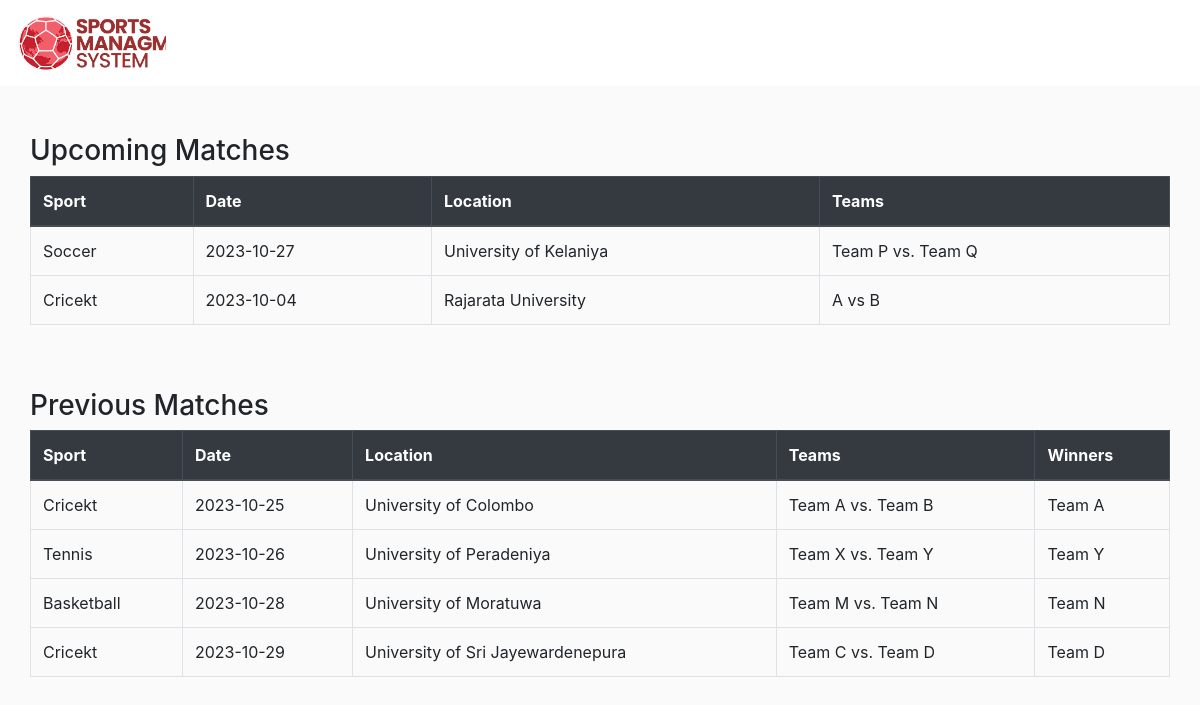
Page /Update/Sports/view_matches.php on the committed database.
### tables this page shows
CREATE TABLE `sports` (
  `SportID` int(11) NOT NULL,
  `SportName` varchar(100) NOT NULL,
  `Description` text DEFAULT NULL
);

CREATE TABLE `matches` (
  `MatchID` int(11) NOT NULL,
  `SportID` int(11) DEFAULT NULL,
  `Date` date DEFAULT NULL,
  `Location` varchar(255) DEFAULT NULL,
  `Teams` varchar(255) DEFAULT NULL,
  `Winners` varchar(255) DEFAULT NULL
);

### Update/Sports/view_matches.php (the view, shortened to what this page needs)
<!DOCTYPE html>
<html lang="en">
<head>
    <link rel="stylesheet" href="assets/css/home.css">
    <link rel="stylesheet" href="assets/css/style.css">
    <link rel="stylesheet" href="assets/css/features.css">
    <link rel="stylesheet" href="https://cdn.jsdelivr.net/npm/bootstrap@4.6.2/dist/css/bootstrap.min.css">
</head>
<body>
    <header>
        <nav class="navbar navbar-expand-md navbar-light">
            <a class="navbar-brand" href="index.php">
                <div class="logo"></div>
            </a>
        </nav>
    </header>
    <div class="container d-flex flex-column align-items-start">
        <?php
        include 'db_config.php';
        $matchesQuery = "SELECT matches.Date, matches.Location, matches.Teams, matches.Winners, sports.SportName
                    FROM matches
                    INNER JOIN sports ON matches.SportID = sports.SportID";
        $matchesResult = $conn->query($matchesQuery);
        $upcomingMatchesTable = '
            <div class="container">
                <h3 class="mt-5">Upcoming Matches</h3>
                <table class="table table-bordered table-hover">
                    <thead class="thead-dark">
                        <tr>
                            <th>Sport</th>
                            <th>Date</th>
                            <th>Location</th>
                            <th>Teams</th>
                        </tr>
                    </thead>';
        $previousMatchesTable = '
                <h3 class="mt-5">Previous Matches</h3>
                <table class="table table-bordered table-hover">
                    <thead class="thead-dark">
                        <tr>
                            <th>Sport</th>
                            <th>Date</th>
                            <th>Location</th>
                            <th>Teams</th>
                            <th>Winners</th>
                        </tr>
                    </thead>';
        while ($match = $matchesResult->fetch_assoc()) {
            if (empty($match['Winners'])) {
                $upcomingMatchesTable .= '
                    <tr>
                        <td>' . $match['SportName'] . '</td>
                        <td>' . $match['Date'] . '</td>
                        <td>' . $match['Location'] . '</td>
                        <td>' . $match['Teams'] . '</td>
                    </tr>';
            } else {
                $previousMatchesTable .= '
                    <tr>
                        <td>' . $match['SportName'] . '</td>
                        <td>' . $match['Date'] . '</td>
                        <td>' . $match['Location'] . '</td>
                        <td>' . $match['Teams'] . '</td>
                        <td>' . $match['Winners'] . '</td>
                    </tr>';
            }
        }
        $upcomingMatchesTable .= '
                </table>
            </div>';
        $previousMatchesTable .= '
                </table>
            </div>';
        echo $upcomingMatchesTable;
        echo $previousMatchesTable;
        ?>
</body>
</html>

### Update/Sports/assets/css/style.css (style rules this page uses)
:root { --primary-bg-color: #db3725; --primary-title-color: #fed81b; --primary-text-color: #db3725; --slider-title-color: #fed81b; --slider-bg-color: #fed81b; }
html, body { margin: 0; padding: 0; border: none; box-sizing: border-box; font-family: "Open-sans", sans-serif; }
nav { margin: 0 auto; max-width: 1400px; }
header { background-color: #ffffff; }
.logo { width: 150px; height: 60px; background: url("../img/logo.jpg"); background-size: cover; }

### Update/Sports/assets/css/features.css (style rules this page uses)
a { color: #444; text-decoration: none; font-family: "poppins", sans-serif; }
h3 { margin: 0; font-size: 1.2em; }

### Update/Sports/view_matches.php (style rules this page uses)
body { background-color: #fafafa; }
.container { padding:0; }

### rows in the picture
sports: SportName "Soccer"
matches: Date "2023-10-27", Location "University of Kelaniya", Teams "Team P vs. Team Q"
sports: SportName "Cricekt", SportName "Cricekt Cricekt"
matches: Date "2023-10-04", Location "Rajarata University", Teams "A vs B"
matches: Date "2023-10-25", Location "University of Colombo", Teams "Team A vs. Team B", Winners "Team A"
sports: SportName "Tennis"
matches: Date "2023-10-26", Location "University of Peradeniya", Teams "Team X vs. Team Y", Winners "Team Y"
sports: SportName "Basketball"
matches: Date "2023-10-28", Location "University of Moratuwa", Teams "Team M vs. Team N", Winners "Team N"
matches: Date "2023-10-29", Location "University of Sri Jayewardenepura", Teams "Team C vs. Team D", Winners "Team D"
